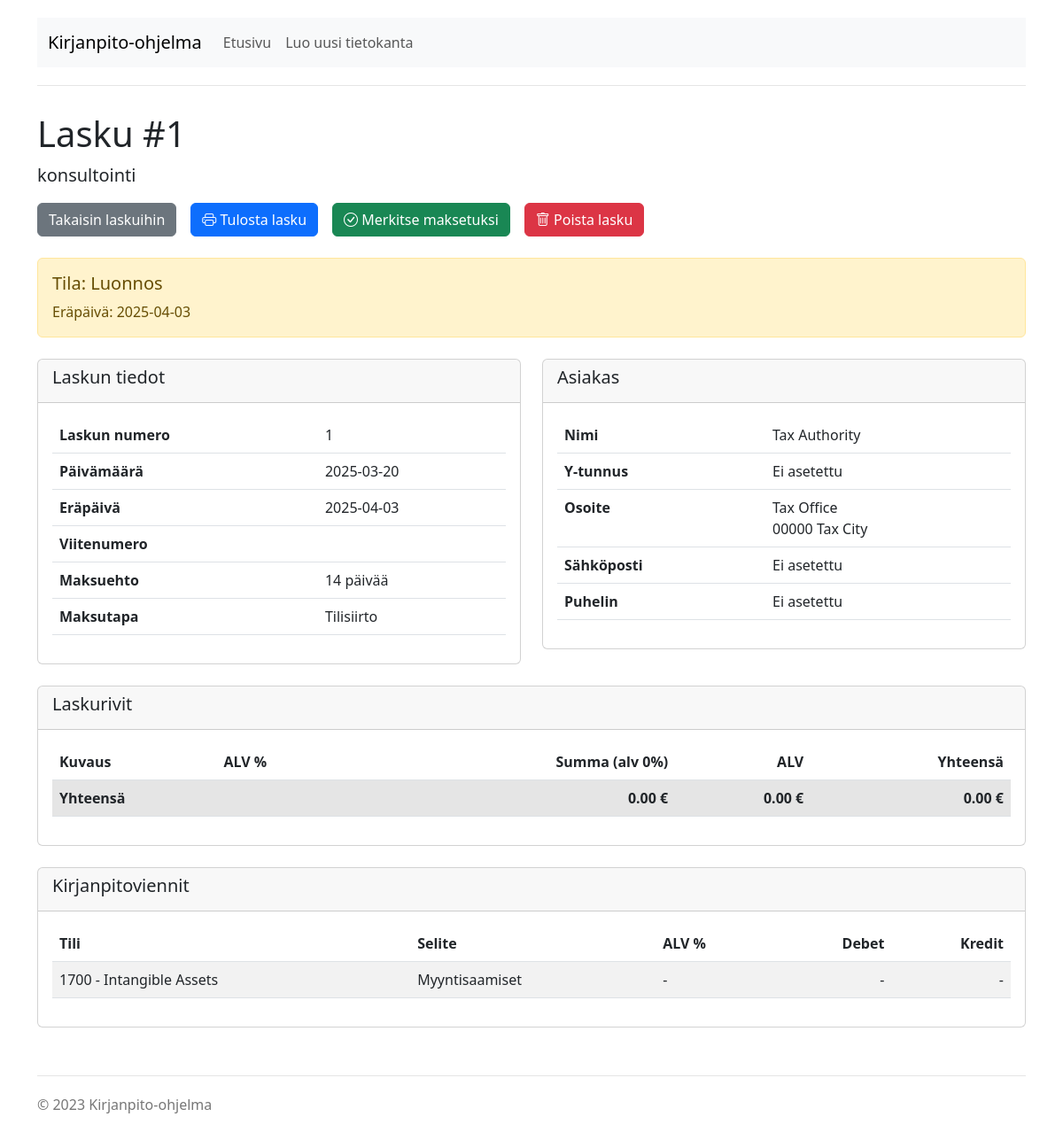
The app's page /db/markus_kivipuro_d68af4bb.db/invoices/4 with its own data.
### tables this page shows
CREATE TABLE Tosite (
            id INTEGER PRIMARY KEY AUTOINCREMENT NOT NULL,
            pvm DATE,
            tyyppi INTEGER,
            tila INTEGER DEFAULT 100,
            tunniste INTEGER,
            sarja VARCHAR(10),
            otsikko TEXT,
            kumppani INTEGER REFERENCES Kumppani(id),
            laskupvm DATE,
            erapvm DATE,
            viite VARCHAR(64),
            json TEXT
        );

CREATE TABLE Kumppani (
            id INTEGER PRIMARY KEY AUTOINCREMENT NOT NULL,
            nimi VARCHAR(255),
            alvtunnus VARCHAR(20),
            json TEXT
        );

CREATE TABLE Vienti (
            id INTEGER PRIMARY KEY AUTOINCREMENT NOT NULL,
            rivi INTEGER NOT NULL,
            tosite INTEGER REFERENCES Tosite(id) ON DELETE CASCADE,
            tyyppi INTEGER DEFAULT 0,
            pvm DATE,
            tili INTEGER REFERENCES Tili(numero) ON DELETE RESTRICT,
            kohdennus INTEGER DEFAULT 0 REFERENCES Kohdennus(id) ON DELETE RESTRICT,
            selite TEXT,
            debetsnt BIGINT,
            kreditsnt BIGINT,
            eraid INTEGER,
            alvprosentti NUMERIC(5,2),
            alvkoodi INTEGER,
            kumppani INTEGER REFERENCES Kumppani(id),
            jaksoalkaa DATE,
            jaksoloppuu DATE,
            arkistotunnus VARCHAR(32),
            json TEXT,
            CHECK (debetsnt = 0 OR kreditsnt = 0)
        );

### laskut.py (the view, shortened to what this page needs)
@lasku_bp.route('/db/<filename>/invoices/<int:invoice_id>')
def view_invoice(filename, invoice_id):
    db_path = os.path.join('databases', filename)
    if not os.path.exists(db_path):
        flash("Tietokantaa ei löydy", "error")
        return redirect(url_for('index'))
    conn = get_db_connection(db_path)
    cursor = conn.cursor()
    cursor.execute("""
        SELECT id, pvm, tunniste, tila, otsikko, kumppani, laskupvm, erapvm, viite, json
        FROM Tosite
        WHERE id = ? AND tyyppi = 1
    """, (invoice_id,))
    invoice = cursor.fetchone()
    if not invoice:
        conn.close()
        flash("Laskua ei löydy", "error")
        return redirect(url_for('lasku.list_invoices', filename=filename))
    json_data = {}
    if invoice['json']:
        try:
            json_data = json.loads(invoice['json'])
        except:
            pass
    payment_method = PAYMENT_METHODS.get(json_data.get('maksutapa', 1), "Tilisiirto")
    partner = None
    partner_json = {}
    if invoice['kumppani']:
        partner, partner_json = get_partner_details(db_path, invoice['kumppani'])
    cursor.execute("""
        SELECT id, rivi, tili, kohdennus, selite, debetsnt, kreditsnt, alvprosentti, alvkoodi
        FROM Vienti
        WHERE tosite = ?
        ORDER BY rivi
    """, (invoice_id,))
    transactions = []
    invoice_lines = []
    total_amount = 0
    total_vat = 0
    for row in cursor.fetchall():
        debit_amount = row['debetsnt'] / 100 if row['debetsnt'] else 0
        credit_amount = row['kreditsnt'] / 100 if row['kreditsnt'] else 0
        account_name = ""
        cursor.execute("SELECT json FROM Tili WHERE numero = ?", (row['tili'],))
        account_result = cursor.fetchone()
        if account_result and account_result['json']:
            try:
                account_data = json.loads(account_result['json'])
                account_name = account_data.get('nimi', '')
            except:
                pass
        transactions.append({
            'id': row['id'],
            'rivi': row['rivi'],
            'tili': row['tili'],
            'tili_nimi': account_name,
            'selite': row['selite'],
            'debit': debit_amount,
            'credit': credit_amount,
            'alv_percent': row['alvprosentti']
        })
        if credit_amount > 0 and row['tili'] >= 2900 and row['tili'] < 3000:
            total_vat += credit_amount
    cursor.execute("""
        SELECT id, nimi, roolinimi, tyyppi
        FROM Liite
        WHERE tosite = ?
        ORDER BY roolinimi
    """, (invoice_id,))
    attachments = []
    for row in cursor.fetchall():
        attachments.append({
            'id': row['id'],
            'nimi': row['nimi'],
            'roolinimi': row['roolinimi'],
            'tyyppi': row['tyyppi']
        })
    client_info = {}
    cursor.execute("SELECT avain, arvo FROM Asetus")
    for row in cursor.fetchall():
        client_info[row['avain']] = row['arvo']
    conn.close()
    return render_template('invoices/view.html',
                          filename=filename,
                          invoice=invoice,
                          invoice_number=invoice['tunniste'] or invoice['id'],
                          json_data=json_data,
                          partner=partner,
                          partner_json=partner_json,
                          transactions=transactions,
                          invoice_lines=invoice_lines,
                          status=INVOICE_STATUSES.get(invoice['tila'], "Tuntematon"),
                          payment_method=payment_method,
                          total_amount=total_amount,
                          total_vat=total_vat,
                          total_with_vat=total_amount+total_vat,
                          client_info=client_info,
                          attachments=attachments)

### laskut.py (called while the page is built)
def get_db_connection(db_path):
    conn = sqlite3.connect(db_path)
    conn.row_factory = sqlite3.Row  # Allows accessing columns by name
    return conn

def get_partner_details(db_path, partner_id):
    conn = get_db_connection(db_path)
    cursor = conn.cursor()
    cursor.execute("""
        SELECT id, nimi, alvtunnus, json FROM Kumppani
        WHERE id = ?
    """, (partner_id,))
    partner = cursor.fetchone()
    if partner and partner['json']:
        partner_json = json.loads(partner['json'])
    else:
        partner_json = {}
    conn.close()
    return partner, partner_json

### templates/invoices/view.html (shortened to what this page needs)
{% extends "layout.html" %}
{% block content %}
<div class="row">
    <div class="col-md-12">
        <h1>Lasku #{{ invoice_number }}</h1>
        <p class="lead">{{ invoice.otsikko }}</p>
        <div class="d-grid gap-2 d-md-flex justify-content-md-start mb-4">
            <a href="{{ url_for('lasku.list_invoices', filename=filename) }}" class="btn btn-secondary me-md-2">Takaisin laskuihin</a>
            <a href="{{ url_for('lasku.print_invoice', filename=filename, invoice_id=invoice.id) }}" class="btn btn-primary me-md-2" target="_blank">
                <i class="bi bi-printer"></i> Tulosta lasku
            </a>
            {% if invoice.tila != 4 %}
            <button type="button" class="btn btn-success me-md-2" data-bs-toggle="modal" data-bs-target="#markPaidModal">
                <i class="bi bi-check-circle"></i> Merkitse maksetuksi
            </button>
            {% endif %}
            <button type="button" class="btn btn-danger" data-bs-toggle="modal" data-bs-target="#deleteModal">
                <i class="bi bi-trash"></i> Poista lasku
            </button>
        </div>
        <div class="alert alert-{{ 'warning' if invoice.tila == 0
                           else 'primary' if invoice.tila == 1
                           else 'danger' if invoice.tila == 2
                           else 'info' if invoice.tila == 3
                           else 'success' if invoice.tila == 4
                           else 'secondary' }} mb-4">
            <h5>Tila: {{ status }}</h5>
            {% if invoice.tila == 4 and json_data.get('payment_date') %}
            <p class="mb-0">Maksettu: {{ json_data.get('payment_date') }}</p>
            {% elif invoice.tila != 4 and invoice.erapvm %}
            <p class="mb-0">Eräpäivä: {{ invoice.erapvm }}</p>
            {% endif %}
        </div>
        <div class="row mb-4">
            <div class="col-md-6">
                <div class="card">
                    <div class="card-header">
                        <h5>Laskun tiedot</h5>
                    </div>
                    <div class="card-body">
                        <table class="table">
                            <tbody>
                                <tr>
                                    <th>Laskun numero</th>
                                    <td>{{ invoice_number }}</td>
                                </tr>
                                <tr>
                                    <th>Päivämäärä</th>
                                    <td>{{ invoice.pvm }}</td>
                                </tr>
                                <tr>
                                    <th>Eräpäivä</th>
                                    <td>{{ invoice.erapvm or "Ei asetettu" }}</td>
                                </tr>
                                <tr>
                                    <th>Viitenumero</th>
                                    <td>{{ invoice.viite or json_data.get('viitenumero', 'Ei asetettu') }}</td>
                                </tr>
                                <tr>
                                    <th>Maksuehto</th>
                                    <td>{{ json_data.get('maksuehto', '14 päivää') }}</td>
                                </tr>
                                <tr>
                                    <th>Maksutapa</th>
                                    <td>{{ payment_method }}</td>
                                </tr>
                            </tbody>
                        </table>
                    </div>
                </div>
            </div>
            <div class="col-md-6">
                <div class="card">
                    <div class="card-header">
                        <h5>Asiakas</h5>
                    </div>
                    <div class="card-body">
                        {% if partner %}
                        <table class="table">
                            <tbody>
                                <tr>
                                    <th>Nimi</th>
                                    <td>{{ partner.nimi }}</td>
                                </tr>
                                <tr>
                                    <th>Y-tunnus</th>
                                    <td>{{ partner.alvtunnus or 'Ei asetettu' }}</td>
                                </tr>
                                <tr>
                                    <th>Osoite</th>
                                    <td>
                                        {{ partner_json.get('osoite', '') }}<br>
                                        {{ partner_json.get('postinumero', '') }} {{ partner_json.get('kaupunki', '') }}
                                    </td>
                                </tr>
                                <tr>
                                    <th>Sähköposti</th>
                                    <td>{{ partner_json.get('email', 'Ei asetettu') }}</td>
                                </tr>
                                <tr>
                                    <th>Puhelin</th>
                                    <td>{{ partner_json.get('puhelin', 'Ei asetettu') }}</td>
                                </tr>
                            </tbody>
                        </table>
                        {% else %}
                        <div class="alert alert-warning">
                            Asiakastietoja ei löydy.
                        </div>
                        {% endif %}
                    </div>
                </div>
            </div>
        </div>
        <div class="card mb-4">
            <div class="card-header">
                <h5>Laskurivit</h5>
            </div>
            <div class="card-body">
                <div class="table-responsive">
                    <table class="table table-striped">
                        <thead>
                            <tr>
                                <th>Kuvaus</th>
                                <th>ALV %</th>
                                <th class="text-end">Summa (alv 0%)</th>
                                <th class="text-end">ALV</th>
                                <th class="text-end">Yhteensä</th>
                            </tr>
                        </thead>
                        <tfoot>
                            <tr class="table-active">
                                <th colspan="2">Yhteensä</th>
                                <th class="text-end">{{ "%.2f"|format(total_amount) }} €</th>
                                <th class="text-end">{{ "%.2f"|format(total_vat) }} €</th>
                                <th class="text-end">{{ "%.2f"|format(total_with_vat) }} €</th>
                            </tr>
                        </tfoot>
                    </table>
                </div>
            </div>
        </div>
        <div class="card mb-4">
            <div class="card-header">
                <h5>Kirjanpitoviennit</h5>
            </div>
            <div class="card-body">
                <div class="table-responsive">
                    <table class="table table-striped">
                        <thead>
                            <tr>
                                <th>Tili</th>
                                <th>Selite</th>
                                <th>ALV %</th>
                                <th class="text-end">Debet</th>
                                <th class="text-end">Kredit</th>
                            </tr>
                        </thead>
                        <tbody>
                            {% for transaction in transactions %}
                            <tr>
                                <td>{{ transaction.tili }} - {{ transaction.tili_nimi }}</td>
                                <td>{{ transaction.selite }}</td>
                                <td>{{ transaction.alv_percent or '-' }}</td>
                                <td class="text-end">{{ "%.2f"|format(transaction.debit) if transaction.debit else '-' }}</td>
                                <td class="text-end">{{ "%.2f"|format(transaction.credit) if transaction.credit else '-' }}</td>
                            </tr>
                            {% endfor %}
                        </tbody>
                    </table>
                </div>
            </div>
        </div>
    </div>
</div>
{% endblock %}

### templates/layout.html (style rules this page uses)
body { padding-top: 20px; padding-bottom: 20px; }

### records on screen
Tosite: otsikko "konsultointi", erapvm "2025-04-03", pvm "2025-03-20"
Kumppani: nimi "Tax Authority", alvtunnus "Ei asetettu"
Vienti: debit "-", credit "-"

### other values on screen
{{ invoice_number }} "1"
{{ status }} "Luonnos"
{{ json_data.get('maksuehto', '14 päivää') }} "14 päivää"
{{ payment_method }} "Tilisiirto"
{{ partner_json.get('osoite', '') }} "Tax Office"
{{ partner_json.get('postinumero', '') }} "00000"
{{ partner_json.get('kaupunki', '') }} "Tax City"
{{ partner_json.get('email', 'Ei asetettu') }} "Ei asetettu"
{{ partner_json.get('puhelin', 'Ei asetettu') }} "Ei asetettu"
{{ "%.2f"|format(total_amount) }} "0.00"
{{ "%.2f"|format(total_vat) }} "0.00"
{{ "%.2f"|format(total_with_vat) }} "0.00"
